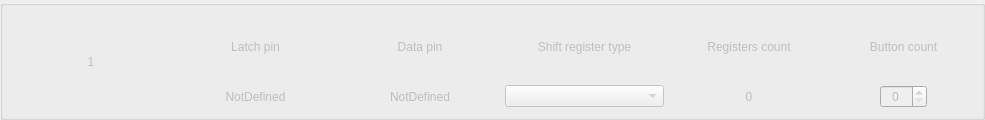
<?xml version="1.0" encoding="UTF-8"?>
<ui version="4.0">
 <class>ShiftRegisters</class>
 <widget class="QWidget" name="ShiftRegisters">
  <property name="geometry">
   <rect>
    <x>0</x>
    <y>0</y>
    <width>985</width>
    <height>120</height>
   </rect>
  </property>
  <property name="windowTitle">
   <string>Form</string>
  </property>
  <layout class="QVBoxLayout" name="verticalLayout">
   <property name="leftMargin">
    <number>0</number>
   </property>
   <property name="topMargin">
    <number>0</number>
   </property>
   <property name="rightMargin">
    <number>0</number>
   </property>
   <property name="bottomMargin">
    <number>0</number>
   </property>
   <item>
    <widget class="QGroupBox" name="groupBox">
     <property name="enabled">
      <bool>false</bool>
     </property>
     <property name="title">
      <string/>
     </property>
     <layout class="QGridLayout" name="gridLayout" columnstretch="1,1,1,1,1,0,0,0" columnminimumwidth="0,0,0,0,0,0,0,0">
      <item row="1" column="1">
       <widget class="QLabel" name="label_LatchPin">
        <property name="enabled">
         <bool>false</bool>
        </property>
        <property name="text">
         <string>NotDefined</string>
        </property>
        <property name="alignment">
         <set>Qt::AlignCenter</set>
        </property>
       </widget>
      </item>
      <item row="0" column="1">
       <widget class="QLabel" name="text_latchPin">
        <property name="enabled">
         <bool>false</bool>
        </property>
        <property name="text">
         <string>Latch pin</string>
        </property>
        <property name="alignment">
         <set>Qt::AlignCenter</set>
        </property>
       </widget>
      </item>
      <item row="0" column="3">
       <widget class="QLabel" name="text_shiftRegisterType">
        <property name="enabled">
         <bool>false</bool>
        </property>
        <property name="text">
         <string>Shift register type</string>
        </property>
        <property name="alignment">
         <set>Qt::AlignCenter</set>
        </property>
       </widget>
      </item>
      <item row="0" column="2">
       <widget class="QLabel" name="text_dataPin">
        <property name="enabled">
         <bool>false</bool>
        </property>
        <property name="text">
         <string>Data pin</string>
        </property>
        <property name="alignment">
         <set>Qt::AlignCenter</set>
        </property>
       </widget>
      </item>
      <item row="0" column="4">
       <widget class="QLabel" name="text_registersCount">
        <property name="enabled">
         <bool>false</bool>
        </property>
        <property name="text">
         <string>Registers count</string>
        </property>
        <property name="alignment">
         <set>Qt::AlignCenter</set>
        </property>
       </widget>
      </item>
      <item row="1" column="5">
       <spacer name="horizontalSpacer">
        <property name="orientation">
         <enum>Qt::Horizontal</enum>
        </property>
        <property name="sizeHint" stdset="0">
         <size>
          <width>40</width>
          <height>20</height>
         </size>
        </property>
       </spacer>
      </item>
      <item row="0" column="0" rowspan="2">
       <widget class="QLabel" name="label_ShiftIndex">
        <property name="enabled">
         <bool>false</bool>
        </property>
        <property name="text">
         <string notr="true">1</string>
        </property>
        <property name="alignment">
         <set>Qt::AlignCenter</set>
        </property>
       </widget>
      </item>
      <item row="1" column="6">
       <widget class="QSpinBox" name="spinBox_ButtonCount">
        <property name="enabled">
         <bool>false</bool>
        </property>
        <property name="sizePolicy">
         <sizepolicy hsizetype="Minimum" vsizetype="Fixed">
          <horstretch>0</horstretch>
          <verstretch>0</verstretch>
         </sizepolicy>
        </property>
        <property name="alignment">
         <set>Qt::AlignCenter</set>
        </property>
        <property name="correctionMode">
         <enum>QAbstractSpinBox::CorrectToNearestValue</enum>
        </property>
        <property name="maximum">
         <number>128</number>
        </property>
       </widget>
      </item>
      <item row="1" column="3">
       <widget class="CenteredCBox" name="comboBox_ShiftRegType">
        <property name="enabled">
         <bool>false</bool>
        </property>
       </widget>
      </item>
      <item row="1" column="4">
       <widget class="QLabel" name="label_RegistersCount">
        <property name="enabled">
         <bool>false</bool>
        </property>
        <property name="text">
         <string notr="true">0</string>
        </property>
        <property name="alignment">
         <set>Qt::AlignCenter</set>
        </property>
       </widget>
      </item>
      <item row="1" column="2">
       <widget class="QLabel" name="label_DataPin">
        <property name="enabled">
         <bool>false</bool>
        </property>
        <property name="text">
         <string>NotDefined</string>
        </property>
        <property name="alignment">
         <set>Qt::AlignCenter</set>
        </property>
       </widget>
      </item>
      <item row="1" column="7">
       <spacer name="horizontalSpacer_2">
        <property name="orientation">
         <enum>Qt::Horizontal</enum>
        </property>
        <property name="sizeHint" stdset="0">
         <size>
          <width>40</width>
          <height>20</height>
         </size>
        </property>
       </spacer>
      </item>
      <item row="0" column="5" colspan="3">
       <widget class="QLabel" name="text_buttonCount">
        <property name="enabled">
         <bool>false</bool>
        </property>
        <property name="text">
         <string>Button count</string>
        </property>
        <property name="alignment">
         <set>Qt::AlignCenter</set>
        </property>
       </widget>
      </item>
     </layout>
    </widget>
   </item>
  </layout>
 </widget>
 <customwidgets>
  <customwidget>
   <class>CenteredCBox</class>
   <extends>QComboBox</extends>
   <header>centered_cbox.h</header>
  </customwidget>
 </customwidgets>
 <resources/>
 <connections/>
</ui>
